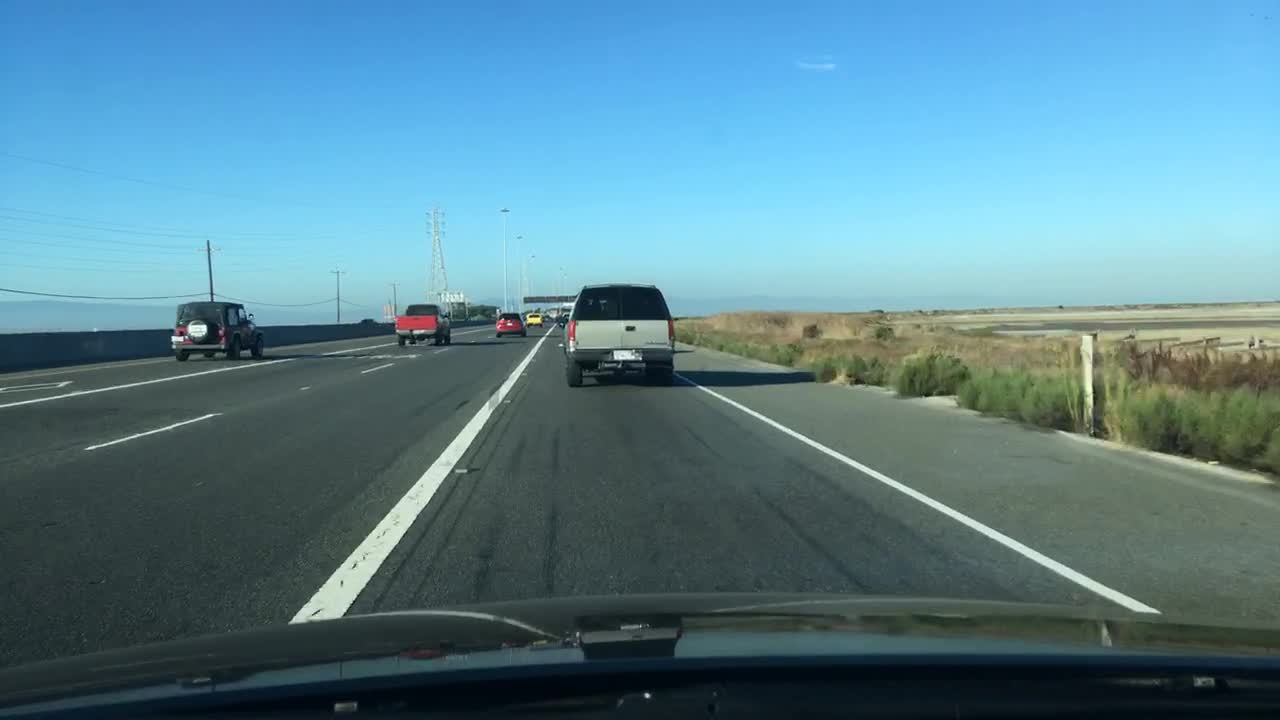
#> input picture test_images/sample.jpg, 1280 x 720 px
$ python usage_image.py
#> lines starting #> are read from the running program, lines starting #| are printed output that depends on the picture; after the words box and inside, x2 and y2 are one past the last pixel; in counts of white or black regions, pixels touching at a corner belong together
### src/lane_detection.py

import os
import cv2
import numpy as np
from moviepy import VideoFileClip
from moviepy.video.io.ffmpeg_writer import FFMPEG_VideoWriter

def grayscale(img):
    """Convert image to grayscale."""
    return cv2.cvtColor(img, cv2.COLOR_BGR2GRAY)

def canny(img, low_threshold=100, high_threshold=200):
    """Apply Canny edge detection."""
    return cv2.Canny(img, low_threshold, high_threshold)

def gaussian_blur(img, kernel_size=7):
    """Apply Gaussian Blur to smooth the image."""
    return cv2.GaussianBlur(img, (kernel_size, kernel_size), 0)

def region_of_interest(img, vertices):
    """Apply a mask to keep only the region of interest."""
    mask = np.zeros_like(img)
    ignore_mask_color = 255 if len(img.shape) == 2 else (255,) * img.shape[2]
    cv2.fillPoly(mask, vertices, ignore_mask_color)
    return cv2.bitwise_and(img, mask)

def hough_lines(img, rho=2, theta=np.pi/180, threshold=20, min_line_len=50, max_line_gap=150):
    """Apply Hough Line Transform and return an image with detected lines drawn."""
    lines = cv2.HoughLinesP(img, rho, theta, threshold, np.array([]), minLineLength=min_line_len, maxLineGap=max_line_gap)
    line_img = np.zeros((*img.shape, 3), dtype=np.uint8)
    draw_lines(line_img, lines)
    return line_img

def draw_lines(img, lines, color=[255, 0, 0], thickness=6):
    """Draw lane lines on the image based on detected Hough lines."""
    if lines is None:
        return
    for line in lines:
        for x1, y1, x2, y2 in line:
            if x1 == x2:
                continue  # Avoid division by zero
            cv2.line(img, (x1, y1), (x2, y2), color, thickness)

def weighted_img(img, initial_img, alpha=0.8, beta=1.0, gamma=0.0):
    """Overlay the detected lane lines on the original image."""
    return cv2.addWeighted(initial_img, alpha, img, beta, gamma)

def pipeline(img):
    """Process the input image to detect lane lines."""
    gray = grayscale(img)
    blurred = gaussian_blur(gray)
    edges = canny(blurred)

    imshape = img.shape
    vertices = np.array([[(0, imshape[0]-100), (460, 400), (750, 400), (imshape[1], 600)]], dtype=np.int32)
    masked_edges = region_of_interest(edges, vertices)

    hough_line_img = hough_lines(masked_edges)
    result = weighted_img(hough_line_img, img)
    return result

# [15 lines left out: function process_video, not called in this run]

# Example Usage
# process_video("./test_videos/solidWhiteRight.mp4", "./test_videos_output/solidWhiteRight.mp4")

### src/usage_image.py
from lane_detection import pipeline
import cv2
import matplotlib.pyplot as plt

image = cv2.imread("../test_images/sample.jpg")
#> image is the input picture: shape (720, 1280, 3); mean B, G, R 145.6, 131.2, 89.3
result = pipeline(image)
#> in canny, `return cv2.Canny(img, low_threshold, high_threshold)`:
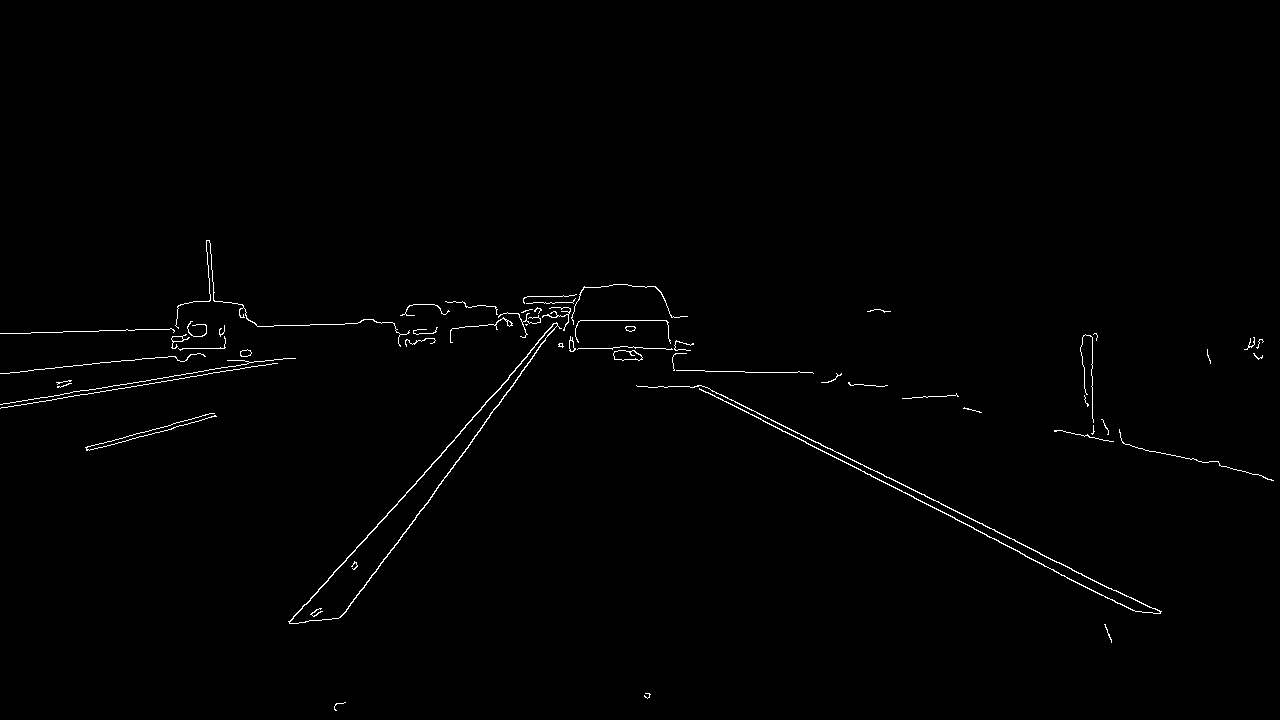
#> returned value: shape (720, 1280); 0.75% white in thin lines or dots, all inside (x1, y1, x2, y2) = (0, 240, 1274, 711)
#> in region_of_interest, `cv2.fillPoly(mask, vertices, ignore_mask_color)`:
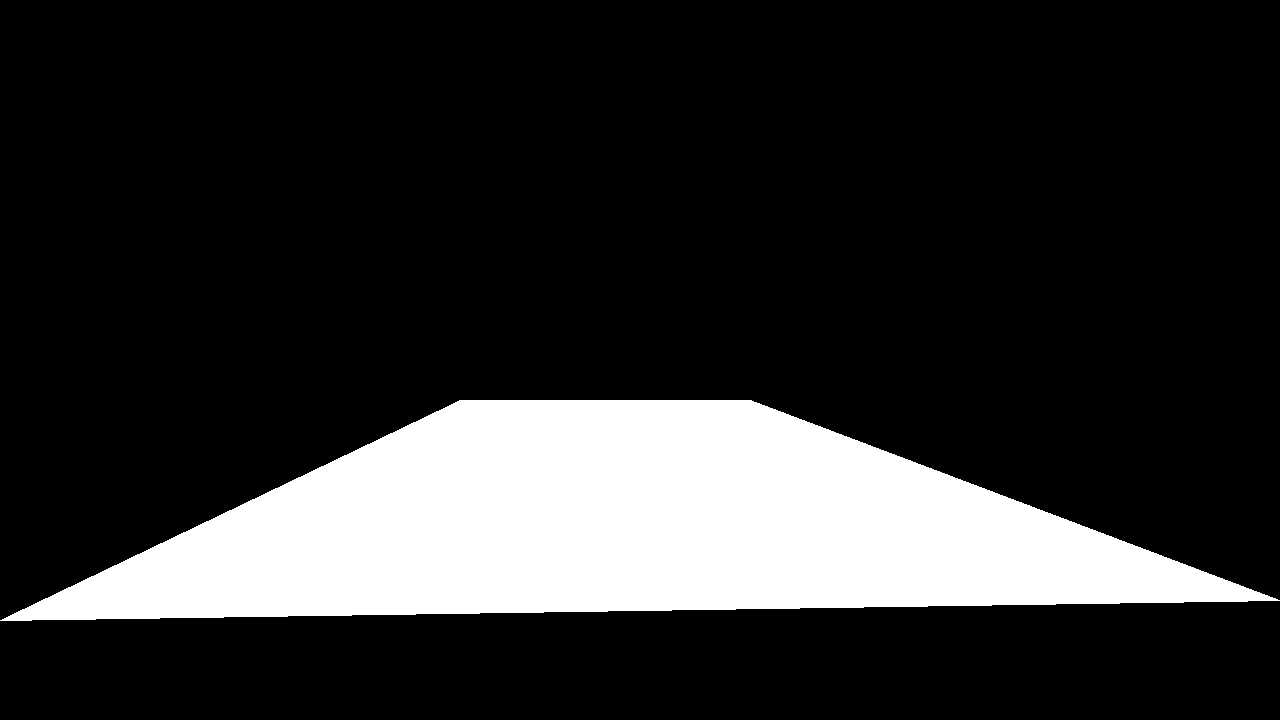
#> mask: shape (720, 1280); 18.1% white; 1 white region, box (x1, y1, x2, y2) and area: (0, 400, 1280, 621) 166370
#> in region_of_interest, `return cv2.bitwise_and(img, mask)`:
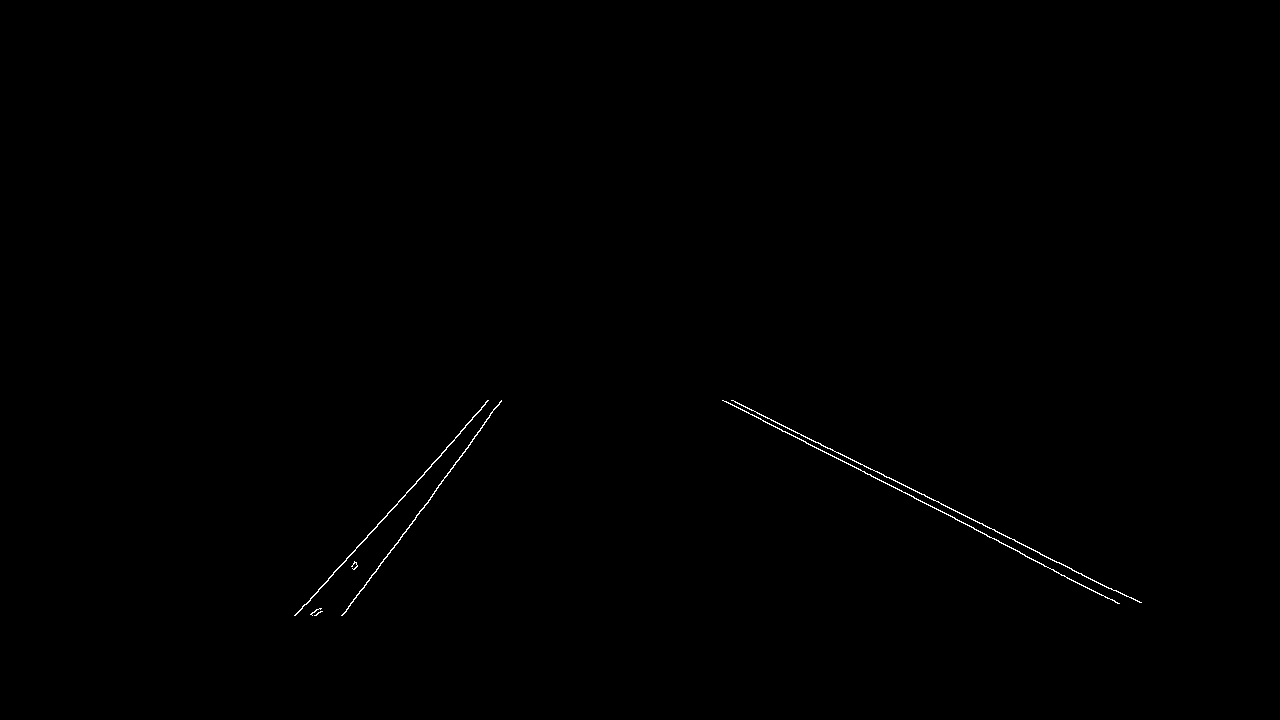
#> returned value: shape (720, 1280); 0.22% white in thin lines or dots, all inside (x1, y1, x2, y2) = (294, 400, 1142, 616)
#> in hough_lines, `lines = cv2.HoughLinesP(img, rho, theta, threshold, np.array([]), minL..`: lines = 15 rows, first 6: [731, 400, 938, 501], [723, 400, 998, 540], [306, 604, 460, 433], [364, 587, 500, 401], [982, 523, 1126, 596], [974, 529, 1119, 603]
#> the loop in draw_lines, `for line in lines:` made 15 passes
#> line on passes 1 to 12: [[731, 400, 938, 501]], [[723, 400, 998, 540]], [[306, 604, 460, 433]], [[364, 587, 500, 401]], [[982, 523, 1126, 596]], [[974, 529, 1119, 603]], [[295, 615, 485, 404]], [[342, 615, 387, 554]], [[1036, 551, 1088, 578]], [[932, 507, 984, 533]], [[447, 475, 490, 415]], [[987, 535, 1122, 593]]
#> in weighted_img, `return cv2.addWeighted(initial_img, alpha, img, beta, gamma)`:
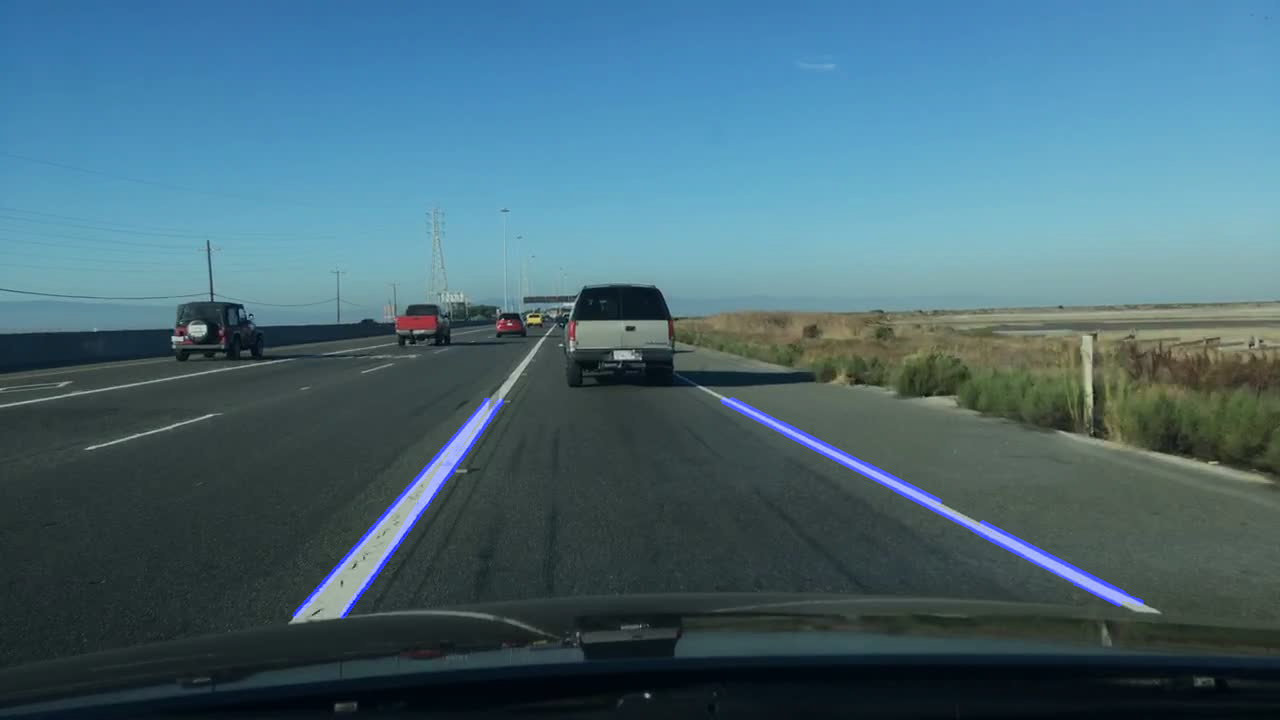
#> returned value: shape (720, 1280, 3); mean of channels 0, 1, 2 118, 104.9, 71.4; drawn as B, G, R
plt.imshow(result)
plt.show()
